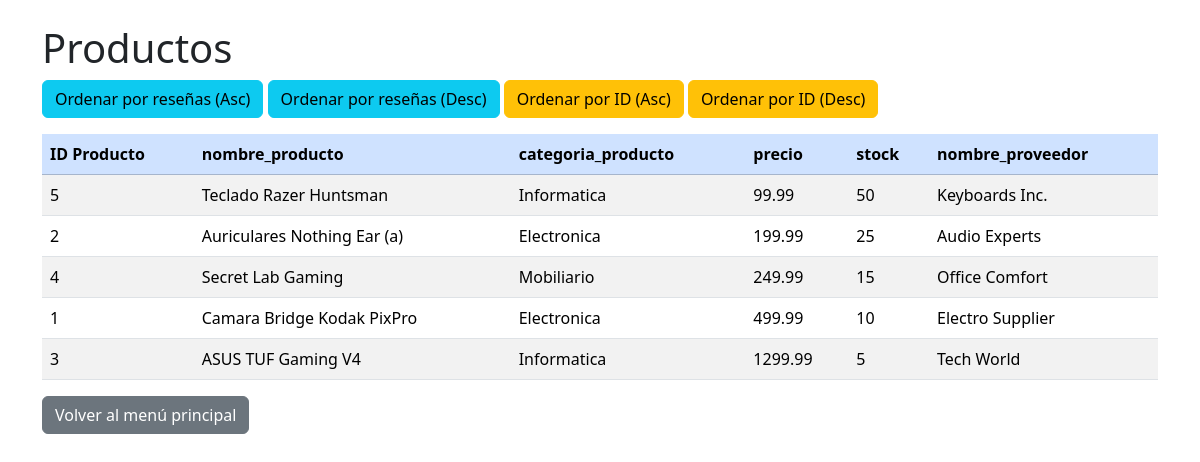
Screenshot of /productos.php (signed in) with the database file from the repository.
### tables this page shows
CREATE TABLE productos (
    id_producto INT PRIMARY KEY AUTO_INCREMENT,
    nombre_producto VARCHAR(80) UNIQUE NOT NULL,
    categoria_producto VARCHAR(50) NOT NULL,
    precio NUMERIC(10,2) NOT NULL,
    stock INT NOT NULL,
    nombre_proveedor VARCHAR(80),
    FOREIGN KEY (nombre_proveedor) REFERENCES proveedores(nombre_proveedor)
);

### productos.php (the view, shortened to what this page needs)
<!DOCTYPE html>
<html lang="en">
<head>
    <?php
    require "conexion.php";
    $order_by = $_GET['order_by'] ?? 'precio';
    $direction = $_GET['direction'] ?? 'ASC';
    ?>
    <link href="https://cdn.jsdelivr.net/npm/bootstrap@5.3.3/dist/css/bootstrap.min.css" rel="stylesheet">
</head>
<body>
    <div class="container mt-4">
        <h1>Productos</h1>
        <div class="mb-3">
            <a href="?order_by=precio&direction=ASC" class="btn btn-info">Ordenar por reseñas (Asc)</a>
            <a href="?order_by=precio&direction=DESC" class="btn btn-info">Ordenar por reseñas (Desc)</a>
            <a href="?order_by=id_producto&direction=ASC" class="btn btn-warning">Ordenar por ID (Asc)</a>
            <a href="?order_by=id_producto&direction=DESC" class="btn btn-warning">Ordenar por ID (Desc)</a>
        </div>
        <table class="table table-striped">
            <thead class="table-primary">
                <tr>
                    <th>ID Producto</th>
                    <th>nombre_producto</th>
                    <th>categoria_producto</th>
                    <th>precio</th>
                    <th>stock</th>
                    <th>nombre_proveedor</th>
            </thead>
            <tbody>
                <?php
                $consulta = "SELECT * FROM productos ORDER BY $order_by $direction";
                $res = $_conexion->query($consulta);
                while ($fila = $res->fetch_assoc()) {
                    echo "<tr>";
                    echo "<td>{$fila['id_producto']}</td>";
                    echo "<td>{$fila['nombre_producto']}</td>";
                    echo "<td>{$fila['categoria_producto']}</td>";
                    echo "<td>{$fila['precio']}</td>";
                    echo "<td>{$fila['stock']}</td>";
                    echo "<td>{$fila['nombre_proveedor']}</td>";
                }
                ?>
            </tbody>
        </table>
        <div class="mb-3">
            <a href="index.php" class="btn btn-secondary">Volver al menú principal</a>
        </div>
    </div>
</body>
</html>

### rows the page displays
productos: id_producto "5", nombre_producto "Teclado Razer Huntsman", categoria_producto "Informatica", precio "99.99", stock "50", nombre_proveedor "Keyboards Inc."
productos: id_producto "2", nombre_producto "Auriculares Nothing Ear (a)", categoria_producto "Electronica", precio "199.99", stock "25", nombre_proveedor "Audio Experts"
productos: id_producto "4", nombre_producto "Secret Lab Gaming", categoria_producto "Mobiliario", precio "249.99", stock "15", nombre_proveedor "Office Comfort"
productos: id_producto "1", nombre_producto "Camara Bridge Kodak PixPro", categoria_producto "Electronica", precio "499.99", stock "10", nombre_proveedor "Electro Supplier"
productos: id_producto "3", nombre_producto "ASUS TUF Gaming V4", categoria_producto "Informatica", precio "1299.99", stock "5", nombre_proveedor "Tech World"
